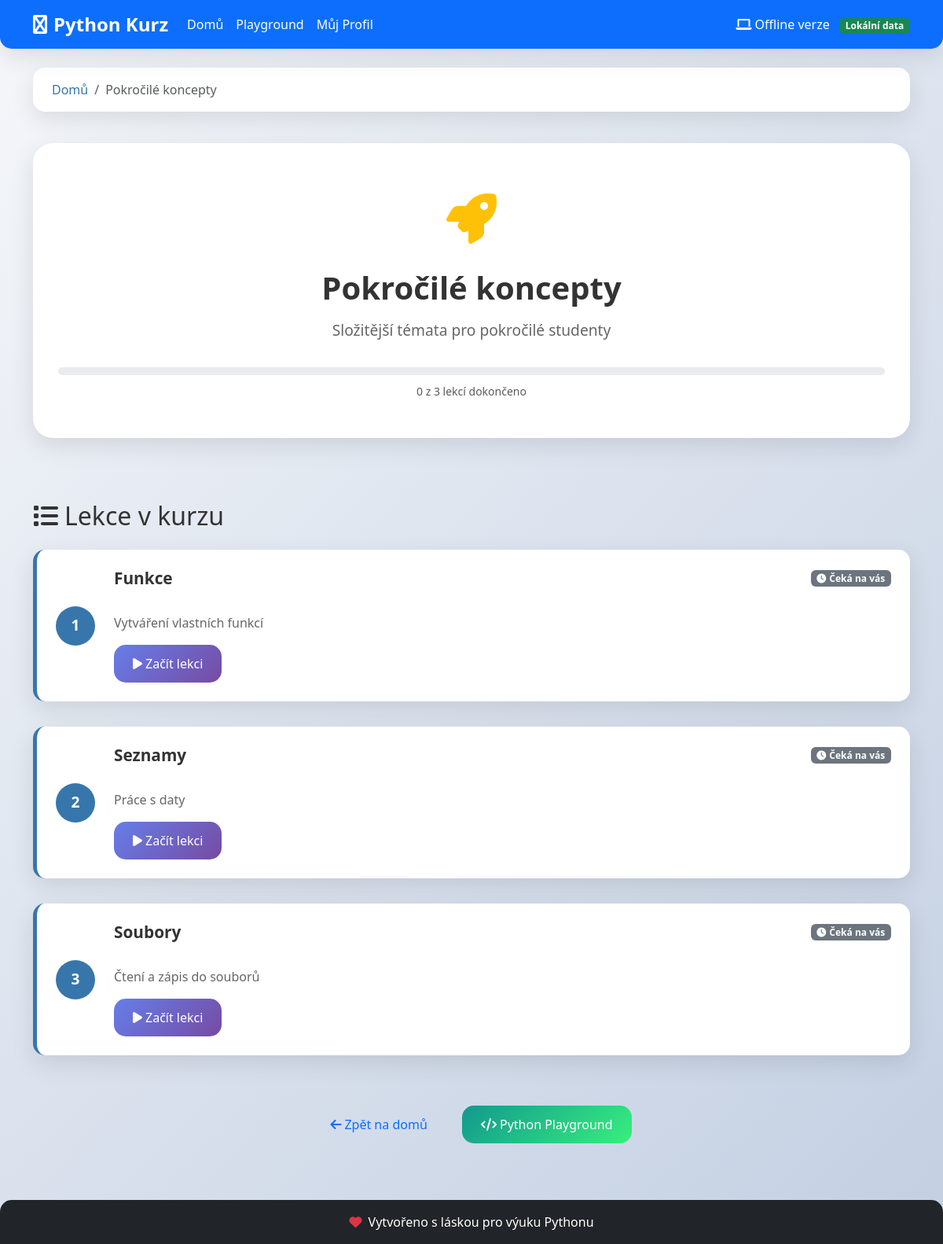
/kurz/pokrocile, run on the app's committed database.
### database.py (models this page shows)
class Course(Base):
    __tablename__ = "courses"
    id = Column(Integer, primary_key=True, index=True)
    course_id = Column(String(50), unique=True, index=True, nullable=False)
    title = Column(String(200), nullable=False)
    description = Column(Text)
    level = Column(String(50))  # "uvod", "zaklady", "pokrocile"
    order_index = Column(Integer, default=0)
    is_active = Column(Boolean, default=True)
    created_at = Column(DateTime, default=datetime.utcnow)
    lessons = relationship("Lesson", back_populates="course", cascade="all, delete-orphan")

class Lesson(Base):
    __tablename__ = "lessons"
    id = Column(Integer, primary_key=True, index=True)
    course_id = Column(Integer, ForeignKey("courses.id"), nullable=False)
    lesson_number = Column(Integer, nullable=False)
    title = Column(String(200), nullable=False)
    description = Column(Text)
    content = Column(Text)  # HTML obsah lekce
    code_example = Column(Text)  # Příklad kódu
    order_index = Column(Integer, default=0)
    is_active = Column(Boolean, default=True)
    created_at = Column(DateTime, default=datetime.utcnow)
    course = relationship("Course", back_populates="lessons")
    progress_records = relationship("UserProgress", back_populates="lesson")

### offline_main.py (the view)
@app.get("/kurz/{course_id}", response_class=HTMLResponse)
async def course_page(request: Request, course_id: str, db: Session = Depends(get_db)):
    courses = get_courses_data(db)
    student = get_offline_progress()
    if course_id not in courses:
        return templates.TemplateResponse("index.html", {
            "request": request,
            "courses": courses,
            "student": student,
            "user": None,
            "is_offline": True,
            "error": "Kurz nenalezen"
        })
    return templates.TemplateResponse("kurz.html", {
        "request": request,
        "course": courses[course_id],
        "course_id": course_id,
        "student": student,
        "user": None,
        "is_offline": True
    })

### templates/kurz.html (shortened to what this page needs)
{% extends "base.html" %}
{% block content %}
<div class="container">
    <div class="row mb-4">
        <div class="col-12">
            <nav aria-label="breadcrumb">
                <ol class="breadcrumb">
                    <li class="breadcrumb-item"><a href="/">Domů</a></li>
                    <li class="breadcrumb-item active">{{ course.title }}</li>
                </ol>
            </nav>
        </div>
    </div>
    <div class="row mb-5">
        <div class="col-12">
            <div class="course-header-section">
                <div class="course-icon-large">
                    {% if course_id == "uvod" %}
                        <i class="fas fa-play-circle text-primary"></i>
                    {% elif course_id == "zaklady" %}
                        <i class="fas fa-code text-success"></i>
                    {% else %}
                        <i class="fas fa-rocket text-warning"></i>
                    {% endif %}
                </div>
                <h1 class="course-title-large">{{ course.title }}</h1>
                <p class="course-description-large">{{ course.description }}</p>
                <div class="course-progress">
                    <div class="progress mb-2">
                    </div>
                    <small class="text-muted">
                        {{ student.completed_lessons|length }} z {{ course.lessons|length }} lekcí dokončeno
                    </small>
                </div>
            </div>
        </div>
    </div>
    <div class="row">
        <div class="col-12">
            <h2 class="mb-4">
                <i class="fas fa-list me-2"></i>Lekce v kurzu
            </h2>
        </div>
    </div>
    <div class="row g-3">
        {% for lesson in course.lessons %}
        <div class="col-12">
            <div class="lesson-card {% if lesson.id in student.completed_lessons %}completed{% endif %}">
                <div class="lesson-number">
                    {{ loop.index }}
                </div>
                <div class="lesson-content">
                    <div class="lesson-header">
                        <h4 class="lesson-title">{{ lesson.title }}</h4>
                        {% if lesson.id in student.completed_lessons %}
                            <span class="badge bg-success">
                                <i class="fas fa-check me-1"></i>Dokončeno
                            </span>
                        {% else %}
                            <span class="badge bg-secondary">
                                <i class="fas fa-clock me-1"></i>Čeká na vás
                            </span>
                        {% endif %}
                    </div>
                    <p class="lesson-description">{{ lesson.description }}</p>
                    <div class="lesson-actions">
                        <a href="/lekce/{{ course_id }}/{{ lesson.id }}"
                           class="btn {% if lesson.id in student.completed_lessons %}btn-outline-success{% else %}btn-primary{% endif %}">
                            {% if lesson.id in student.completed_lessons %}
                                <i class="fas fa-redo me-1"></i>Zopakovat
                            {% else %}
                                <i class="fas fa-play me-1"></i>Začít lekci
                            {% endif %}
                        </a>
                    </div>
                </div>
            </div>
        </div>
        {% endfor %}
    </div>
    <div class="row mt-5">
        <div class="col-12 text-center">
            <div class="course-actions">
                <a href="/" class="btn btn-outline-primary me-3">
                    <i class="fas fa-arrow-left me-1"></i>Zpět na domů
                </a>
                <a href="/playground" class="btn btn-success">
                    <i class="fas fa-code me-1"></i>Python Playground
                </a>
            </div>
        </div>
    </div>
</div>
{% endblock %}

### static/css/style.css (style rules this page uses)
:root { --primary-color: #3776ab; --secondary-color: #ffd43b; --success-color: #28a745; --warning-color: #ffc107; --danger-color: #dc3545; --info-color: #17a2b8; --light-color: #f8f9fa; --dark-color: #343a40; --gradient-primary: linear-gradient(135deg, #667eea 0%, #764ba2 100%); --gradient-success: linear-gradient(135deg, #11998e 0%, #38ef7d 100%); --gradient-warning: linear-gradient(135deg, #f093fb 0%, #f5576c 100%); --shadow-soft: 0 10px 30px rgba(0, 0, 0, 0.1); --shadow-hover: 0 15px 40px rgba(0, 0, 0, 0.15); --border-radius: 15px; --border-radius-large: 25px; }
body { font-family: 'Segoe UI', Tahoma, Geneva, Verdana, sans-serif; background: linear-gradient(135deg, #f5f7fa 0%, #c3cfe2 100%); min-height: 100vh; color: #333; }
.course-header-section { background: white; padding: 3rem 2rem; border-radius: var(--border-radius-large); box-shadow: var(--shadow-soft); text-align: center; margin-bottom: 2rem; }
.course-icon-large { font-size: 4rem; margin-bottom: 1rem; }
.course-title-large { font-size: 2.5rem; font-weight: bold; margin-bottom: 1rem; }
.course-description-large { font-size: 1.2rem; color: #666; margin-bottom: 2rem; }
.course-progress .progress { height: 10px; border-radius: 5px; }
.lesson-card { background: white; border-radius: var(--border-radius); box-shadow: var(--shadow-soft); padding: 1.5rem; margin-bottom: 1rem; display: flex; align-items: center; transition: all 0.3s ease; border-left: 5px solid var(--primary-color); }
.lesson-number { background: var(--primary-color); color: white; width: 50px; height: 50px; border-radius: 50%; display: flex; align-items: center; justify-content: center; font-weight: bold; font-size: 1.2rem; margin-right: 1.5rem; flex-shrink: 0; }
.lesson-content { flex: 1; }
.lesson-header { display: flex; justify-content: space-between; align-items: center; margin-bottom: 0.5rem; }
.lesson-title { margin: 0; font-size: 1.3rem; font-weight: bold; }
.lesson-description { color: #666; margin-bottom: 1rem; }
.lesson-header { text-align: center; margin-bottom: 2rem; }
.btn { border-radius: var(--border-radius); font-weight: 500; transition: all 0.3s ease; border: none; padding: 0.75rem 1.5rem; }
.btn-primary { background: var(--gradient-primary); color: white; }
.btn-success { background: var(--gradient-success); color: white; }
.progress { border-radius: 10px; overflow: hidden; }
.breadcrumb { background: white; border-radius: var(--border-radius); box-shadow: var(--shadow-soft); padding: 1rem 1.5rem; }
.breadcrumb-item a { color: var(--primary-color); text-decoration: none; }

### data on the page
Course: title "Pokročilé koncepty", description "Složitější témata pro pokročilé studenty"
Lesson: title "Funkce", description "Vytváření vlastních funkcí"
Lesson: title "Seznamy", description "Práce s daty"
Lesson: title "Soubory", description "Čtení a zápis do souborů"

### other printed values
{{ student.completed_lessons|length }} "0"
{{ course.lessons|length }} "3"
